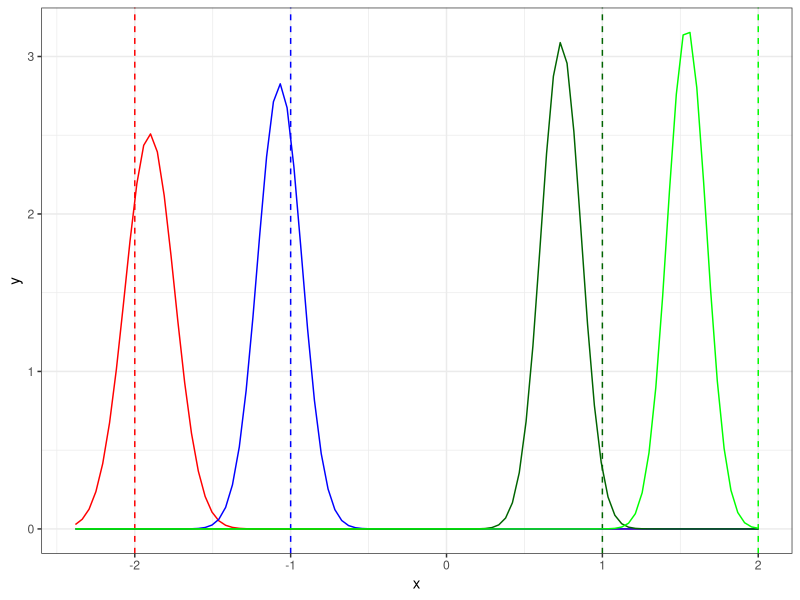
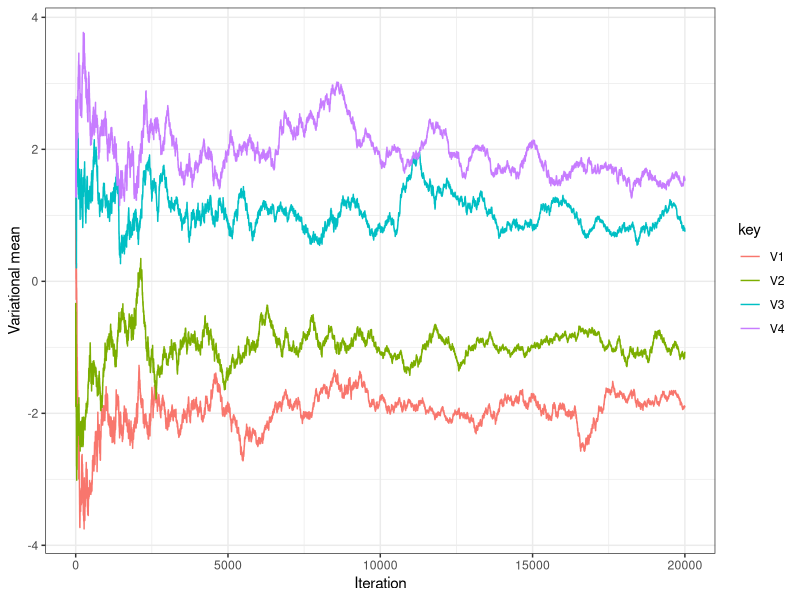
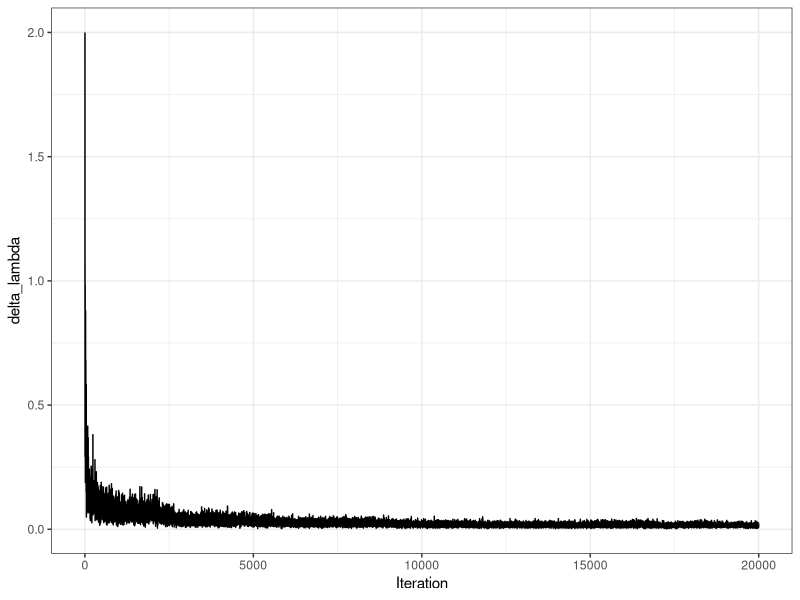

Here is the R script that generated these plots, in order:
library(MASS)
library(dplyr)
library(tidyr)
library(purrr)
library(ggplot2)

theme_set(theme_bw())

max_iter = 20000
eps = 1e-8

# Functions ---------------------------------------------------------------

norm = function(x){
  return(sqrt(sum(x^2)))
}

sigmoid = function(w){
  return(1/(1 + exp(-w)))
}

dot = function(X, Y){
  return(X %*% Y)
}

zeros = function(P){
  return(rep(0.0, P))
}

ones = function(P){
  return(rep(1.0, P))
}

norm_logpdf = function(x, mean, sd){
  return(log(dnorm(x, mean, sd)))
}


create_data = function(N, P, real_mu, seed = 0){
  set.seed(seed)
  X = mvrnorm(N, mu = rep(0, P), Sigma = diag(rep(1, P)))
  y = rbinom(N, 1, sigmoid(dot(X, real_mu)))
  return(list(X = X, y = y))
}


elbo_grad = function(z_sample, mu, sigma_sq, y, X, P, prior_sigma){
  score_mu = (z_sample - mu)/(sigma_sq)
  score_logsigma_sq = (-1/(2*sigma_sq) + ((z_sample - mu)^2)/(2*(sigma_sq^2))) * sigma_sq
  aux_1 = y * as.numeric(log(sigmoid(dot(X, z_sample))))
  aux_2 = (1 - y) * as.numeric(log(1 - sigmoid(dot(X, z_sample))))
  log_p_aux_1 = sum(aux_1 + aux_2)
  log_p_aux_2 = sum(log(dnorm(z_sample, zeros(P), prior_sigma*ones(P))))
  log_p = log_p_aux_1 + log_p_aux_2
  log_q = sum(norm_logpdf(z_sample, mu, sqrt(sigma_sq)))
  grad = c(score_mu, score_logsigma_sq)*(log_p - log_q)
  return(grad)
}


# elbo_grad = function(samples, mu, sigma_sq, y, X, P, prior_sigma){
#   centered = t(t(samples) - mu)
#   score_mu = t(t(centered)/sigma_sq)
#   score_logsigma_sq = (-1/(2*sigma_sq) + ((samples - mu)^2)/(2*(sigma_sq^2))) * sigma_sq
#   aux_1 = y * as.numeric(log(sigmoid(dot(X, samples))))
#   aux_2 = (1 - y) * as.numeric(log(1 - sigmoid(dot(X, samples))))
#   log_p_aux_1 = sum(aux_1 + aux_2)
#   log_p_aux_2 = sum(log(dnorm(samples, zeros(P), prior_sigma*ones(P))))
#   log_p = log_p_aux_1 + log_p_aux_2
#   log_q = sum(norm_logpdf(samples, mu, sqrt(sigma_sq)))
#   grad = c(score_mu, score_logsigma_sq)*(log_p - log_q)
#   return(grad)
# }


elbo_grad_samples = function(samples, mu, sigma_sq, y, X, P, prior_sigma){
  grad_acc = rep(0.0, 2*P)
  S = nrow(samples)
  for(i in 1:S){
    z_sample = samples[i, ]
    score_mu = (z_sample - mu)/(sigma_sq)
    score_logsigma_sq = (-1/(2*sigma_sq) + ((z_sample - mu)^2)/(2*(sigma_sq^2))) * sigma_sq
    aux_1 = y * as.numeric(log(sigmoid(dot(X, z_sample))))
    aux_2 = (1 - y) * as.numeric(log(1 - sigmoid(dot(X, z_sample))))
    log_p_aux_1 = sum(aux_1 + aux_2)
    log_p_aux_2 = sum(log(dnorm(z_sample, zeros(P), prior_sigma*ones(P))))
    log_p = log_p_aux_1 + log_p_aux_2
    log_q = sum(norm_logpdf(z_sample, mu, sqrt(sigma_sq)))
    grad_i = c(score_mu, score_logsigma_sq)*(log_p - log_q)
    grad_acc = grad_acc + grad_i/S
  }
  return(grad_acc)
}


vi = function(X, y, prior_sigma = 10000, max_iter = 6000, S = 10, eta = 1.0, seed = 0){
  set.seed(seed)
  N = dim(X)[1]
  P = dim(X)[2]
  mu = rnorm(P)
  G = matrix(zeros(2*P*2*P), ncol = 2*P)
  log_sigma_sq = rnorm(P)
  mus = matrix(zeros(max_iter*P), ncol = P)
  delta_lambda = zeros(max_iter)
  
  cat("Begin optimization\n\n")
  for(t in 1:max_iter){
    mus[t,] = mu
    sigma_sq = exp(log_sigma_sq)
    samples = mvrnorm(S, mu, diag(sigma_sq))
    # grad_acc = rep(0.0, 2*P)
    # for(i in 1:nrow(samples)){
    #   z_sample = samples[i, ]
    #   grad_acc = grad_acc + elbo_grad(z_sample, mu, sigma_sq, y, X, P, prior_sigma)
    # }
    # grad_estimate = grad_acc/S
    grad_estimate = elbo_grad_samples(samples, mu, sigma_sq, y, X, P, prior_sigma)
    G = G + (grad_estimate %*% t(grad_estimate))
    rho_t = (eta * 1/sqrt(diag(G)))
    mu_new = mu + rho_t[1:P] * grad_estimate[1:P]
    log_sigma_sq_new = log_sigma_sq + rho_t[(P+1):(2*P)] * grad_estimate[(P+1):(2*P)]
    delta_lambda_now = norm(mu_new - mu)
    delta_lambda[t] = delta_lambda_now
    if(t %% 100 == 1){
      cat("", "\n")
      cat("Iteration: ", t, "\n")
      cat("Mu: ", mu, "\n")
      cat("Sigma squared: ", exp(log_sigma_sq), "\n")
      cat("Delta lambda: ", delta_lambda_now, "\n")
    }
    
    if(delta_lambda_now < 0.0001){
      cat("Breaking\n\n")
      break
    }
    mu = mu_new
    log_sigma_sq = log_sigma_sq_new
  }
  
  cat(""    , "\n")
  cat("Optimization complete", "\n")
  cat("Final sigma_sq: ", exp(log_sigma_sq), "\n")
  cat("Final mu: ", mu, "\n")
  model_out = list(
    mu = mu, 
    sigma_sq = sigma_sq, 
    mus = mus[1:t,], 
    delta_lambda = delta_lambda[1:t]
  )
  return(model_out)
}


# Run VI ------------------------------------------------------------------

real_mu = c(-2, -1, 1, 2)

dat = create_data(2000, 4, real_mu, seed = 0)

mod = vi(dat$X, dat$y, S = 5, max_iter = max_iter, seed = 0)

mu = mod$mu
sigma = sqrt(mod$sigma_sq)
colours = c('red', 'blue', 'dark green', 'green')

tibble(x = c(mu + 3*sigma, mu - 3*sigma)) %>% 
  ggplot(aes(x)) + 
  geom_vline(xintercept = real_mu, col = colours, linetype = "dashed") +
  mapply(function(mean, sd, col) {
    stat_function(fun = dnorm, args = list(mean = mean, sd = sd), col = col)
  }, 
  mean = mu, 
  sd = sigma, 
  col = colours
  ) 


mod$mus %>% 
  as_tibble() %>% 
  mutate(Iteration = 1:nrow(.)) %>% 
  gather(key, value, -Iteration) %>% 
  ggplot() +
  #geom_hline(yintercept = real_mu, color = "dark grey") +
  geom_line(aes(Iteration, value, colour = key)) +
  ylab("Variational mean") 


tibble(delta_lambda = mod$delta_lambda) %>% 
  mutate(Iteration = 1:nrow(.)) %>% 
  ggplot() +
  geom_line(aes(Iteration, delta_lambda))
